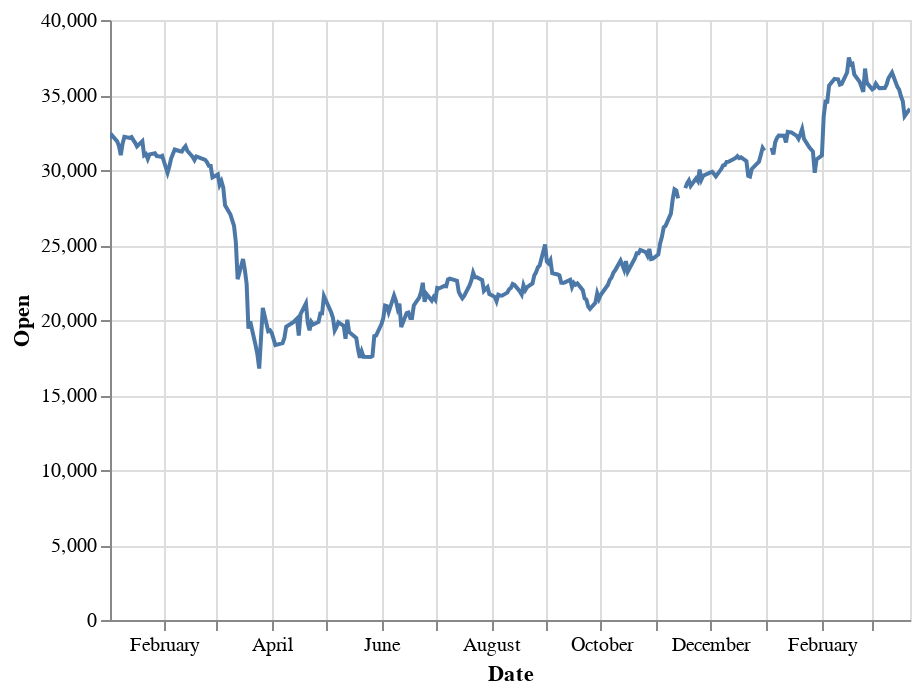

Source (notebook cell):
### Code cell
base = alt.Chart(nsebank).properties(width=750)

line = alt.Chart(nsebank).mark_line().encode(
    x='Date',
    y='Open',
    tooltip =['Date','Open', 'Close']
)


line.interactive()

### Figure 1 — Vega-Lite specification as saved in the notebook (floating-point values rounded to 4 significant figures; data arrays with more than 128 entries replaced by an {"elided": "..."} marker saying what was removed)
{"config": {"view": {"continuousWidth": 400, "continuousHeight": 300}}, "data": {"name": "data-d19a57d700a35e914fa6a05d52991953"}, "mark": "line", "encoding": {"tooltip": [{"type": "temporal", "field": "Date"}, {"type": "quantitative", "field": "Open"}, {"type": "quantitative", "field": "Close"}], "x": {"type": "temporal", "field": "Date"}, "y": {"type": "quantitative", "field": "Open"}}, "selection": {"selector003": {"type": "interval", "bind": "scales", "encodings": ["x", "y"]}}, "$schema": "https://vega.github.io/schema/vega-lite/v4.8.1.json", "datasets": {"data-d19a57d700a35e914fa6a05d52991953": {"elided": "305 records"}}}
